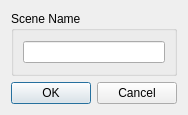
<?xml version="1.0" encoding="UTF-8"?>
<ui version="4.0">
 <class>DlgRemoveScene</class>
 <widget class="QDialog" name="DlgRemoveScene">
  <property name="geometry">
   <rect>
    <x>0</x>
    <y>0</y>
    <width>184</width>
    <height>115</height>
   </rect>
  </property>
  <property name="windowTitle">
   <string>Add bbb</string>
  </property>
  <property name="modal">
   <bool>true</bool>
  </property>
  <layout class="QVBoxLayout" name="verticalLayout">
   <property name="spacing">
    <number>6</number>
   </property>
   <item>
    <widget class="QGroupBox" name="groupBox">
     <property name="title">
      <string>Scene Name</string>
     </property>
     <layout class="QHBoxLayout" name="horizontalLayout">
      <item>
       <widget class="aLineEdit" name="m_pSceneName"/>
      </item>
     </layout>
    </widget>
   </item>
   <item>
    <widget class="QDialogButtonBox" name="buttonBox">
     <property name="orientation">
      <enum>Qt::Orientation::Horizontal</enum>
     </property>
     <property name="standardButtons">
      <set>QDialogButtonBox::StandardButton::Cancel|QDialogButtonBox::StandardButton::Ok</set>
     </property>
    </widget>
   </item>
  </layout>
 </widget>
 <customwidgets>
  <customwidget>
   <class>aLineEdit</class>
   <extends>QLineEdit</extends>
   <header location="global">aLineEdit.h</header>
  </customwidget>
 </customwidgets>
 <resources/>
 <connections>
  <connection>
   <sender>buttonBox</sender>
   <signal>accepted()</signal>
   <receiver>DlgRemoveScene</receiver>
   <slot>accept()</slot>
   <hints>
    <hint type="sourcelabel">
     <x>248</x>
     <y>254</y>
    </hint>
    <hint type="destinationlabel">
     <x>157</x>
     <y>274</y>
    </hint>
   </hints>
  </connection>
  <connection>
   <sender>buttonBox</sender>
   <signal>rejected()</signal>
   <receiver>DlgRemoveScene</receiver>
   <slot>reject()</slot>
   <hints>
    <hint type="sourcelabel">
     <x>316</x>
     <y>260</y>
    </hint>
    <hint type="destinationlabel">
     <x>286</x>
     <y>274</y>
    </hint>
   </hints>
  </connection>
 </connections>
</ui>
